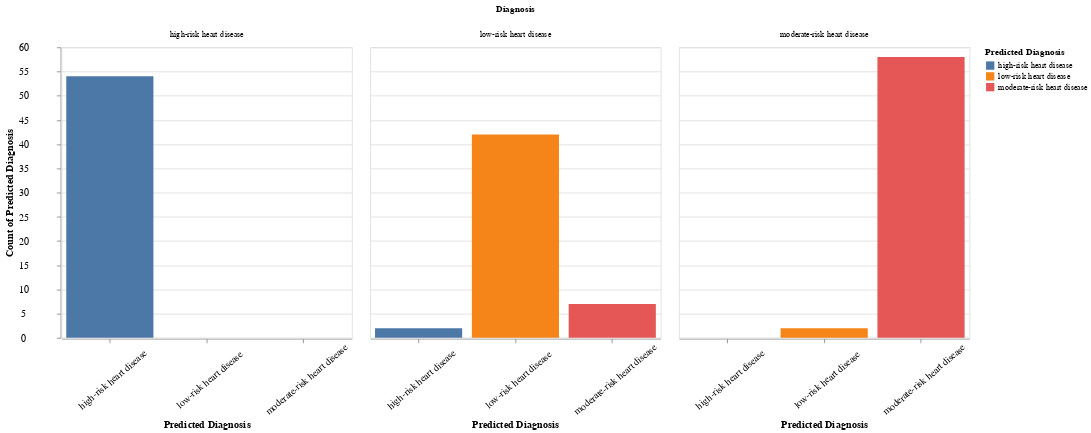

Here is the notebook cell this chart was saved with:
### Code cell
predictions_hist = alt.Chart(heart_predictions).mark_bar().encode(
    x = alt.X('predicted').title('Predicted Diagnosis'),
    y = alt.Y('count()').title('Count of Predicted Diagnosis'),
    column = alt.Column('diagnosis').title('Diagnosis'),
    color = alt.Color('predicted').title('Predicted Diagnosis'),
).properties(
    height = 350,
    width = 350,
).configure_axisX(labelAngle = -40, titleFontSize = 12).configure_axis(titleFontSize = 12, labelFontSize = 12, labelAlign = 'center', labelPadding = 40)

predictions_hist

### Figure 1 — Vega-Lite specification as saved in the notebook (floating-point values rounded to 4 significant figures; data arrays with more than 128 entries replaced by an {"elided": "..."} marker saying what was removed)
{"config": {"view": {"continuousWidth": 300, "continuousHeight": 300}, "axis": {"labelAlign": "center", "labelFontSize": 12, "labelPadding": 40, "titleFontSize": 12}, "axisX": {"labelAngle": -40, "titleFontSize": 12}}, "data": {"name": "data-36dca11c458b82094e62a266acf99ef0"}, "mark": {"type": "bar"}, "encoding": {"color": {"field": "predicted", "title": "Predicted Diagnosis", "type": "nominal"}, "column": {"field": "diagnosis", "title": "Diagnosis", "type": "nominal"}, "x": {"field": "predicted", "title": "Predicted Diagnosis", "type": "nominal"}, "y": {"aggregate": "count", "title": "Count of Predicted Diagnosis", "type": "quantitative"}}, "height": 350, "width": 350, "$schema": "https://vega.github.io/schema/vega-lite/v5.15.1.json", "datasets": {"data-36dca11c458b82094e62a266acf99ef0": {"elided": "165 records"}}}
